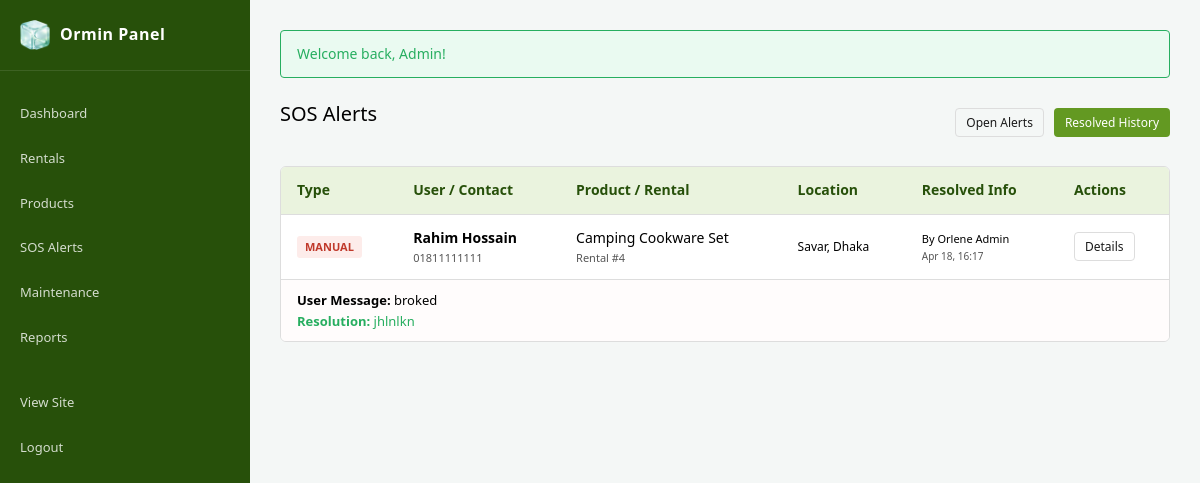
/admin/sos.php?tab=RESOLVED (signed in), run on the app's committed database.
### tables this page shows
CREATE TABLE `sos_alerts` (
  `id` int(11) NOT NULL,
  `rental_id` int(11) NOT NULL,
  `user_id` int(11) NOT NULL,
  `trigger_type` enum('MANUAL','OVERDUE') NOT NULL,
  `message` text DEFAULT NULL,
  `status` enum('OPEN','RESOLVED') DEFAULT 'OPEN',
  `created_at` datetime DEFAULT current_timestamp(),
  `resolved_at` datetime DEFAULT NULL,
  `resolved_by` int(11) DEFAULT NULL,
  `resolution_notes` text DEFAULT NULL
);

CREATE TABLE `users` (
  `id` int(11) NOT NULL,
  `name` varchar(100) NOT NULL,
  `email` varchar(150) NOT NULL,
  `password_hash` varchar(255) NOT NULL,
  `phone` varchar(20) DEFAULT NULL,
  `nid` varchar(50) DEFAULT NULL,
  `role` enum('user','admin') DEFAULT 'user',
  `created_at` timestamp NOT NULL DEFAULT current_timestamp()
);

CREATE TABLE `products` (
  `id` int(11) NOT NULL,
  `subcategory_id` int(11) NOT NULL,
  `name` varchar(150) NOT NULL,
  `description` text DEFAULT NULL,
  `daily_rate` decimal(8,2) NOT NULL,
  `stock_qty` int(11) DEFAULT 1,
  `status` enum('AVAILABLE','RENTED','PENDING_INSPECTION','MAINTENANCE','RETIRED') DEFAULT 'AVAILABLE',
  `rental_count` int(11) DEFAULT 0,
  `maintenance_threshold` int(11) DEFAULT 5,
  `image_path` varchar(255) DEFAULT 'assets/img/products/default.jpg',
  `created_at` timestamp NOT NULL DEFAULT current_timestamp()
);

CREATE TABLE `rentals` (
  `id` int(11) NOT NULL,
  `user_id` int(11) NOT NULL,
  `product_id` int(11) NOT NULL,
  `start_date` date NOT NULL,
  `end_date` date NOT NULL,
  `days` int(11) NOT NULL,
  `total_fee` decimal(10,2) NOT NULL,
  `status` enum('PENDING','APPROVED','ACTIVE','RETURNED','COMPLETED','REJECTED','OVERDUE') DEFAULT 'PENDING',
  `use_area` varchar(150) DEFAULT NULL,
  `use_city` varchar(100) DEFAULT NULL,
  `use_landmark` varchar(200) DEFAULT NULL,
  `use_lat` decimal(10,7) DEFAULT NULL,
  `use_lng` decimal(10,7) DEFAULT NULL,
  `rejection_reason` text DEFAULT NULL,
  `created_at` timestamp NOT NULL DEFAULT current_timestamp(),
  `pickup_at` datetime DEFAULT NULL,
  `returned_at` datetime DEFAULT NULL
);

### admin/sos.php (the view, shortened to what this page needs)
<?php
require_once __DIR__ . '/../includes/auth.php';
$db = get_db();
$tab = $_GET['tab'] ?? 'OPEN';
if ($tab === 'OPEN') {
    $alerts = $db->query("SELECT * FROM v_sos_open")->fetchAll();
} else {
    $alerts = $db->query("
        SELECT sa.*, u.name as user_name, u.phone as user_phone, p.name as product_name, r.id as rental_id,
               r.use_area, r.use_city, r.use_lat, r.use_lng,
               res.name as resolved_by_name
        FROM sos_alerts sa
        JOIN rentals r ON sa.rental_id = r.id
        JOIN users u ON sa.user_id = u.id
        JOIN products p ON r.product_id = p.id
        JOIN users res ON sa.resolved_by = res.id
        WHERE sa.status = 'RESOLVED'
        ORDER BY sa.resolved_at DESC
    ")->fetchAll();
}
require_once __DIR__ . '/../includes/admin_header.php';
?>
<div class="flex justify-between align-center mb-20">
    <h2>SOS Alerts</h2>
    <div class="flex gap-10">
        <a href="?tab=OPEN" class="btn btn-sm <?= $tab === 'OPEN' ? 'btn-danger' : 'btn-outline' ?>">Open Alerts</a>
        <a href="?tab=RESOLVED" class="btn btn-sm <?= $tab === 'RESOLVED' ? 'btn-primary' : 'btn-outline' ?>">Resolved History</a>
    </div>
</div>
<?php if (empty($alerts)): ?>
    <div class="card text-center p-40">
        <p class="text-muted">No <?= strtolower($tab) ?> SOS alerts found.</p>
    </div>
<?php else: ?>
    <div class="table-container">
        <table>
            <thead>
                <tr>
                    <th>Type</th>
                    <th>User / Contact</th>
                    <th>Product / Rental</th>
                    <th>Location</th>
                    <th><?= $tab === 'OPEN' ? 'Time Since' : 'Resolved Info' ?></th>
                    <th>Actions</th>
                </tr>
            </thead>
            <tbody>
                <?php foreach ($alerts as $a): ?>
                    <tr>
                        <td>
                            <span class="badge badge-<?= $a['trigger_type'] === 'MANUAL' ? 'rejected' : 'overdue' ?>">
                                <?= $a['trigger_type'] ?>
                            </span>
                        </td>
                        <td>
                            <div style="font-weight: 600;"><?= htmlspecialchars($a['user_name']) ?></div>
                            <div class="text-muted" style="font-size: 11px;"><?= htmlspecialchars($a['user_phone']) ?></div>
                        </td>
                        <td>
                            <div style="font-weight: 500;"><?= htmlspecialchars($a['product_name']) ?></div>
                            <div class="text-muted" style="font-size: 11px;">Rental #<?= $a['rental_id'] ?></div>
                        </td>
                        <td>
                            <?php if (!empty($a['use_area']) || !empty($a['use_city'])): ?>
                                <div style="font-size: 12px;"><?= htmlspecialchars($a['use_area'] ?? '') ?>, <?= htmlspecialchars($a['use_city'] ?? '') ?></div>
                            <?php else: ?>
                                <span class="text-muted" style="font-size: 12px;">No location found</span>
                            <?php endif; ?>
                        </td>
                        <td>
                            <?php if ($tab === 'OPEN'): ?>
                                <div style="font-weight: 600; color: var(--color-danger);">
                                    <?= $a['hours_since_alert'] ?>h ago
                                </div>
                                <div class="text-muted" style="font-size: 10px;"><?= date('M d, H:i', strtotime($a['alert_time'])) ?></div>
                            <?php else: ?>
                                <div style="font-size: 11px;">By <?= htmlspecialchars($a['resolved_by_name']) ?></div>
                                <div class="text-muted" style="font-size: 10px;"><?= date('M d, H:i', strtotime($a['resolved_at'])) ?></div>
                            <?php endif; ?>
                        </td>
                        <td>
                            <div class="flex gap-5">
                                <a href="<?= BASE_URL ?>/admin/rental_detail.php?id=<?= $a['rental_id'] ?>" class="btn btn-outline btn-sm">Details</a>
                            </div>
                        </td>
                    </tr>
                    <?php if ($a['message'] || ($tab === 'RESOLVED' && $a['resolution_notes'])): ?>
                        <tr style="background: #fffcfc;">
                            <td colspan="6" style="padding: 10px 16px; font-size: 13px; border-top: none;">
                                <?php if ($a['message']): ?>
                                    <div class="mb-5"><strong>User Message:</strong> <?= htmlspecialchars($a['message']) ?></div>
                                <?php endif; ?>
                                <?php if ($tab === 'RESOLVED' && $a['resolution_notes']): ?>
                                    <div style="color: var(--color-success);"><strong>Resolution:</strong> <?= htmlspecialchars($a['resolution_notes']) ?></div>
                                <?php endif; ?>
                            </td>
                        </tr>
                    <?php endif; ?>
                <?php endforeach; ?>
            </tbody>
        </table>
    </div>
<?php endif; ?>
<?php require_once __DIR__ . '/../includes/admin_footer.php'; ?>

### assets/css/style.css (style rules this page uses)
:root { --color-primary: #639922; --color-primary-dk: #3B6D11; --color-primary-dkr: #27500A; --color-primary-lt: #EAF3DE; --color-primary-mid: #97C459; --color-primary-bd: #C0DD97; --color-danger: #c0392b; --color-danger-lt: #fdecea; --color-warning: #e67e22; --color-warning-lt: #fef5e7; --color-info: #2980b9; --color-info-lt: #ebf5fb; --color-success: #27ae60; --color-success-lt: #eafaf1; --color-text: #1a1a1a; --color-text-muted: #555555; --color-text-light: #888888; --color-border: #ddd; --color-bg: #f5f6f0; --color-surface: #ffffff; --radius: 4px; --radius-lg: 6px; --font: 'Segoe UI', Arial, sans-serif; --shadow: 0 1px 3px rgba(0,0,0,0.08); }
* { margin: 0; padding: 0; box-sizing: border-box; }
body { font-family: var(--font); font-size: 14px; line-height: 1.6; color: var(--text-color); background-color: var(--color-bg); position: relative; }
body::before { content: ""; position: fixed; top: 0; left: 0; width: 100%; height: 100%; background-image: url('../img/web-bg.webp'); background-size: cover; background-position: center; background-attachment: fixed; opacity: 0.08; z-index: -1; pointer-events: none; }
h1, h2, h3, h4, h5, h6 { font-weight: 500; margin-bottom: 1rem; }
h2 { font-size: 20px; }
a { color: var(--color-primary); text-decoration: none; }
.flex { display: flex; }
.justify-between { justify-content: space-between; }
.align-center { align-items: center; }
.gap-10 { gap: 10px; }
.admin-layout { display: flex; min-height: 100vh; margin: 0; align-items: stretch; }
.btn { display: inline-block; padding: 8px 16px; border-radius: var(--radius); font-size: 14px; font-weight: 500; cursor: pointer; border: 1px solid transparent; transition: all 0.2s; text-align: center; }
.btn-primary { background: var(--color-primary); color: #fff; }
.btn-outline { background: transparent; border-color: var(--color-border); color: var(--color-text); }
.btn-sm { padding: 4px 10px; font-size: 12px; }
.table-container { background: var(--color-surface); border-radius: var(--radius-lg); border: 1px solid var(--color-border); overflow: hidden; margin-bottom: 20px; }
table { width: 100%; border-collapse: collapse; }
th { background: var(--color-primary-lt); color: var(--color-primary-dkr); text-align: left; padding: 12px 16px; font-weight: 600; border-bottom: 1px solid var(--color-border); }
td { padding: 12px 16px; border-bottom: 1px solid var(--color-border); }
tr:last-child td { border-bottom: none; }
tr:nth-child(even) { background: #f9f9f9; }
.badge { display: inline-block; padding: 2px 8px; border-radius: 3px; font-size: 11px; font-weight: 600; text-transform: uppercase; }
.badge-rejected { background: var(--color-danger-lt); color: var(--color-danger); }
.text-muted { color: var(--color-text-muted); }
.mb-20 { margin-bottom: 20px; }

### data on the page
sos_alerts: trigger_type "MANUAL", user.name "Rahim Hossain", user.phone "01811111111", products.name "Camping Cookware Set", rental "4", rental.use_area "Savar", rental.use_city "Dhaka", resolved_by.name "Orlene Admin", resolved_at "Apr 18, 16:17", message "broked", resolution_notes "jhlnlkn"

### other printed values
$f['msg'] "Welcome back, Admin!"
